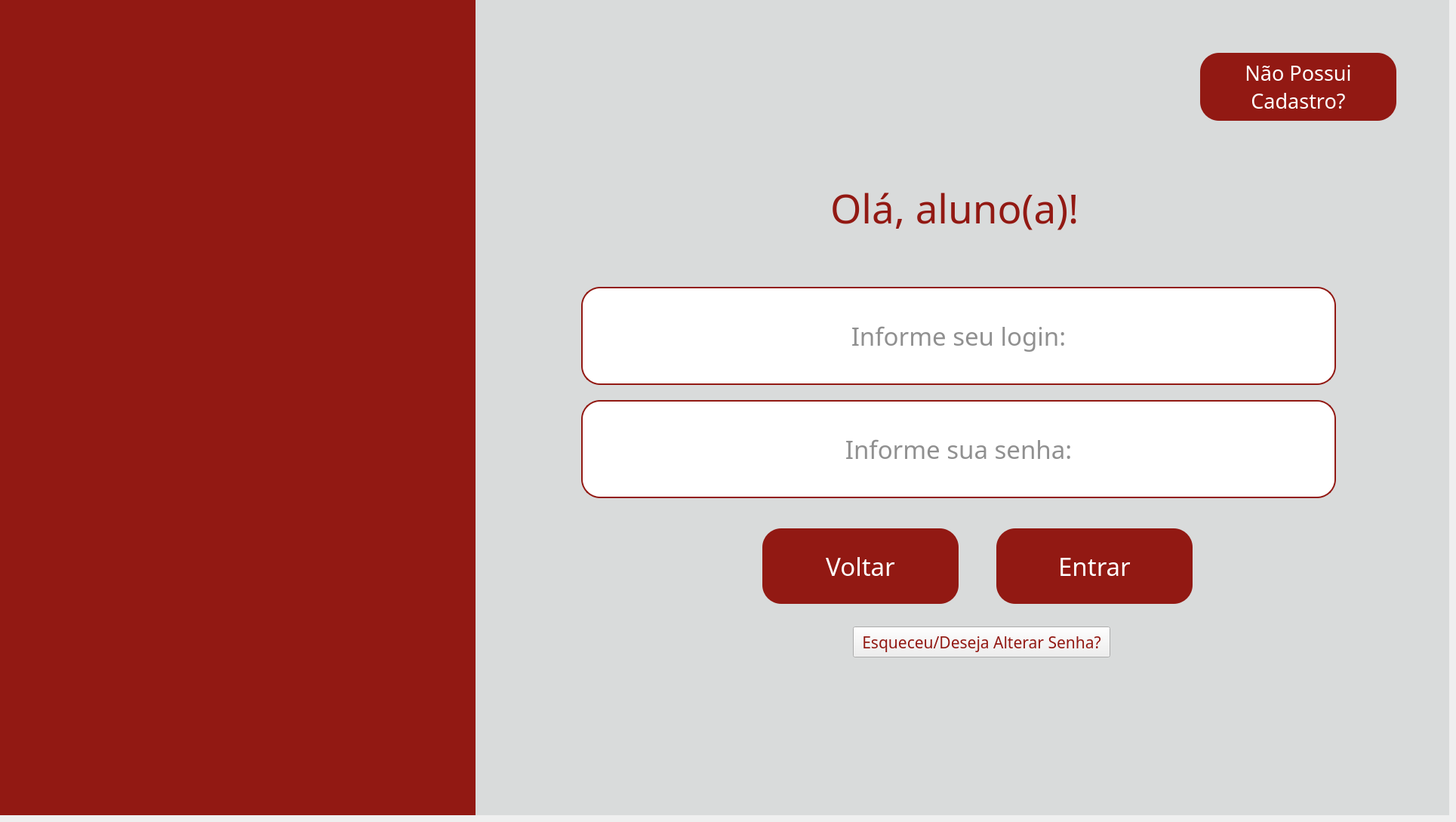
    <widget class="QWidget" name="pg_loginaluno">
     <widget class="QWidget" name="fundo_loginaluno" native="true">
      <property name="geometry">
       <rect>
        <x>0</x>
        <y>0</y>
        <width>1920</width>
        <height>1080</height>
       </rect>
      </property>
      <property name="styleSheet">
       <string notr="true">background-color: #d9dbdb</string>
      </property>
      <widget class="QWidget" name="barra_loginaluno" native="true">
       <property name="geometry">
        <rect>
         <x>0</x>
         <y>0</y>
         <width>630</width>
         <height>1080</height>
        </rect>
       </property>
       <property name="styleSheet">
        <string notr="true">background-color: #921913;</string>
       </property>
       <widget class="QLabel" name="img_fundo_loginaluno">
        <property name="geometry">
         <rect>
          <x>-60</x>
          <y>-60</y>
          <width>731</width>
          <height>1200</height>
         </rect>
        </property>
        <property name="text">
         <string/>
        </property>
        <property name="pixmap">
         <pixmap>../images/fundoetec.png</pixmap>
        </property>
        <property name="scaledContents">
         <bool>true</bool>
        </property>
       </widget>
      </widget>
      <widget class="QLabel" name="lbl_titulo_loginaluno">
       <property name="geometry">
        <rect>
         <x>1100</x>
         <y>240</y>
         <width>361</width>
         <height>71</height>
        </rect>
       </property>
       <property name="font">
        <font>
         <family>Arbutus Slab</family>
         <pointsize>40</pointsize>
        </font>
       </property>
       <property name="styleSheet">
        <string notr="true">color: #921913;</string>
       </property>
       <property name="text">
        <string>Olá, aluno(a)!</string>
       </property>
      </widget>
      <widget class="QPushButton" name="btn_voltarperfil2">
       <property name="geometry">
        <rect>
         <x>1010</x>
         <y>700</y>
         <width>260</width>
         <height>100</height>
        </rect>
       </property>
       <property name="font">
        <font>
         <family>Arbutus Slab</family>
         <pointsize>25</pointsize>
        </font>
       </property>
       <property name="styleSheet">
        <string notr="true">QPushButton{
    background-color: #921913;
    border: none;
    border-radius: 25px;
    color: white;
}

QPushButton:hover{
    background-color: #7a1410;
}

QPushButton:pressed{
    background-color: #5a0f0c;
}</string>
       </property>
       <property name="text">
        <string>Voltar</string>
       </property>
      </widget>
      <widget class="QLineEdit" name="input_loginaluno">
       <property name="geometry">
        <rect>
         <x>770</x>
         <y>380</y>
         <width>1000</width>
         <height>130</height>
        </rect>
       </property>
       <property name="font">
        <font>
         <family>Arbutus Slab</family>
         <pointsize>25</pointsize>
        </font>
       </property>
       <property name="styleSheet">
        <string notr="true">background-color: white;
border: 2px solid #921913;
border-radius: 25px;
color: #222222;
padding: 0 18px</string>
       </property>
       <property name="echoMode">
        <enum>QLineEdit::EchoMode::Password</enum>
       </property>
       <property name="alignment">
        <set>Qt::AlignmentFlag::AlignCenter</set>
       </property>
       <property name="placeholderText">
        <string>Informe seu login:</string>
       </property>
      </widget>
      <widget class="QLineEdit" name="input_senhaaluno">
       <property name="geometry">
        <rect>
         <x>770</x>
         <y>530</y>
         <width>1000</width>
         <height>130</height>
        </rect>
       </property>
       <property name="font">
        <font>
         <family>Arbutus Slab</family>
         <pointsize>25</pointsize>
        </font>
       </property>
       <property name="styleSheet">
        <string notr="true">background-color: white;
border: 2px solid #921913;
border-radius: 25px;
color: #222222;
padding: 0 18px</string>
       </property>
       <property name="echoMode">
        <enum>QLineEdit::EchoMode::Password</enum>
       </property>
       <property name="alignment">
        <set>Qt::AlignmentFlag::AlignCenter</set>
       </property>
       <property name="placeholderText">
        <string>Informe sua senha:</string>
       </property>
      </widget>
      <widget class="QPushButton" name="btn_entraraluno">
       <property name="geometry">
        <rect>
         <x>1320</x>
         <y>700</y>
         <width>260</width>
         <height>100</height>
        </rect>
       </property>
       <property name="font">
        <font>
         <family>Arbutus Slab</family>
         <pointsize>25</pointsize>
        </font>
       </property>
       <property name="styleSheet">
        <string notr="true">QPushButton{
    background-color: #921913;
    border: none;
    border-radius: 25px;
    color: white;
}

QPushButton:hover{
    background-color: #7a1410;
}

QPushButton:pressed{
    background-color: #5a0f0c;
}</string>
       </property>
       <property name="text">
        <string>Entrar</string>
       </property>
      </widget>
      <widget class="QPushButton" name="btn_cadastroaluno">
       <property name="geometry">
        <rect>
         <x>1590</x>
         <y>70</y>
         <width>260</width>
         <height>90</height>
        </rect>
       </property>
       <property name="font">
        <font>
         <family>Arbutus Slab</family>
         <pointsize>20</pointsize>
        </font>
       </property>
       <property name="styleSheet">
        <string notr="true">QPushButton{
    background-color: #921913;
    border: none;
    border-radius: 25px;
    color: white;
}

QPushButton:hover{
    background-color: #7a1410;
}

QPushButton:pressed{
    background-color: #5a0f0c;
}</string>
       </property>
       <property name="text">
        <string>Não Possui
Cadastro?</string>
       </property>
      </widget>
      <widget class="QLabel" name="lbl_logo_cps_loginaluno">
       <property name="geometry">
        <rect>
         <x>1550</x>
         <y>940</y>
         <width>111</width>
         <height>71</height>
        </rect>
       </property>
       <property name="text">
        <string/>
       </property>
       <property name="pixmap">
        <pixmap>../images/logocps.png</pixmap>
       </property>
       <property name="scaledContents">
        <bool>true</bool>
       </property>
      </widget>
      <widget class="QLabel" name="lbl_logo_etec_loginaluno">
       <property name="geometry">
        <rect>
         <x>1690</x>
         <y>950</y>
         <width>151</width>
         <height>91</height>
        </rect>
       </property>
       <property name="text">
        <string/>
       </property>
       <property name="pixmap">
        <pixmap>../images/logoetec.png</pixmap>
       </property>
       <property name="scaledContents">
        <bool>true</bool>
       </property>
      </widget>
     </widget>
     <widget class="QPushButton" name="btn_alterarsenha_aluno">
      <property name="geometry">
       <rect>
        <x>1130</x>
        <y>830</y>
        <width>341</width>
        <height>41</height>
       </rect>
      </property>
      <property name="font">
       <font>
        <family>Arbutus Slab</family>
        <pointsize>16</pointsize>
       </font>
      </property>
      <property name="styleSheet">
       <string notr="true">color: #921913;</string>
      </property>
      <property name="text">
       <string>Esqueceu/Deseja Alterar Senha?</string>
      </property>
     </widget>
    </widget>
